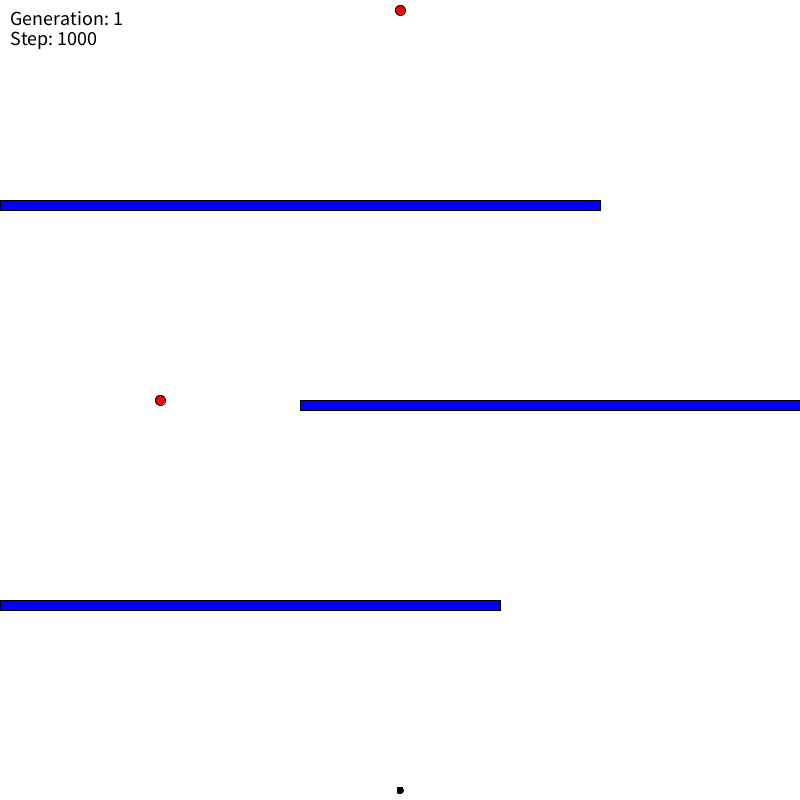
Frame 1 (no input)
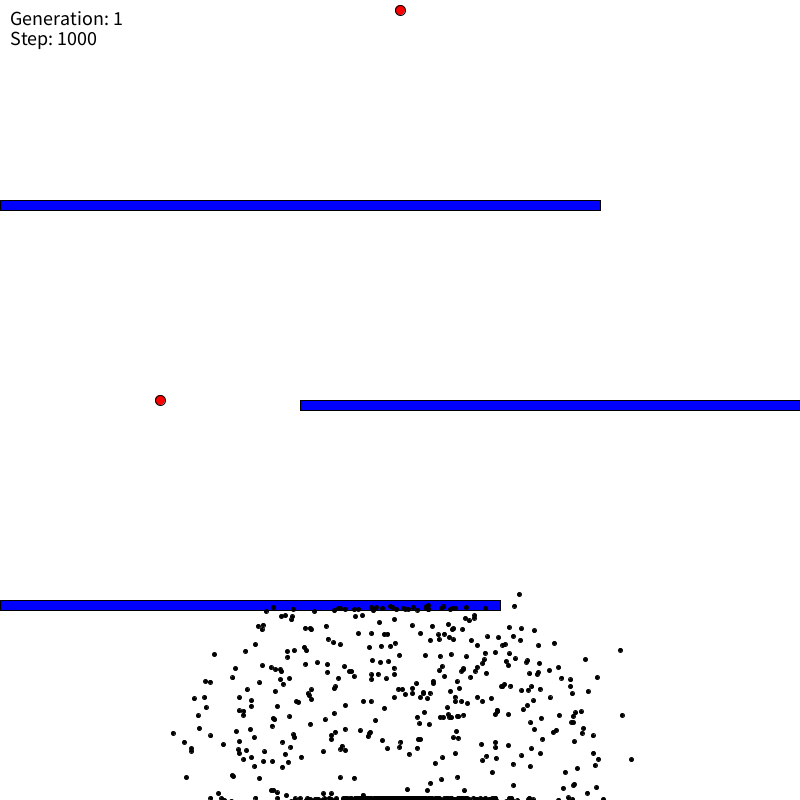
Frame 60 (the mouse pressed at the canvas centre just before this capture)
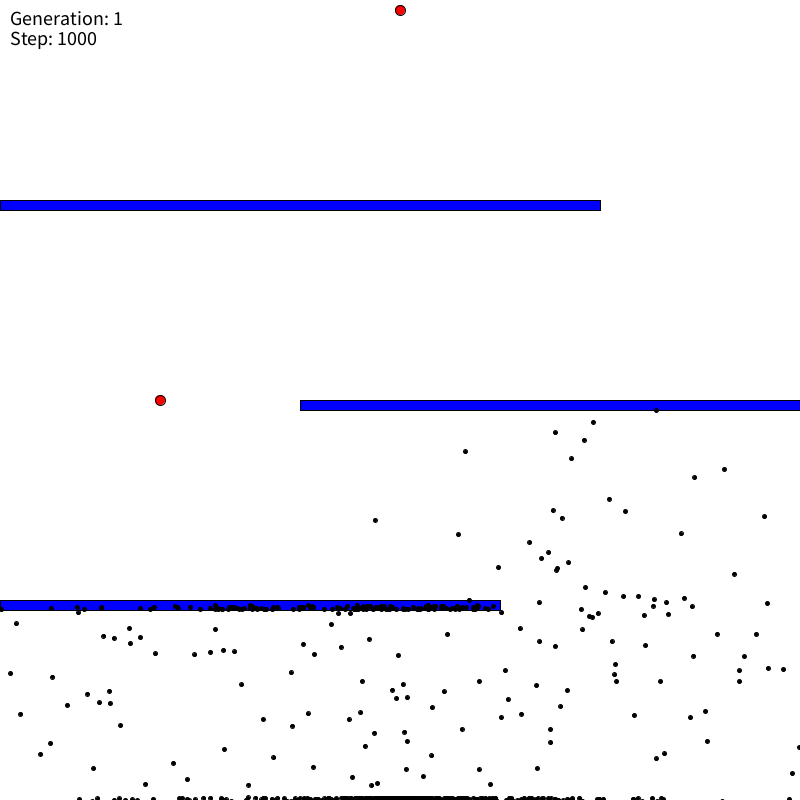
Frame 120 (the mouse held since frame 60 and released just before this capture)

The Processing sketch that drew these frames (run headless with seeded random() and noise(); from frame 60 on, the mouse is pressed at the canvas centre):

// Processing sketch: GeneticAlgorithm
// ── GeneticAlgorithm.pde
Population test;
PVector goal1  = new PVector(400, 10);
PVector goal2 = new PVector(160, 400);


void setup() {
  size(800, 800); //size of the window
  frameRate(100);//increase this to make the dots go faster
  test = new Population(1000);//create a new population with 1000 members
}


void draw() { 
  background(255);
  fill(0);
  textSize(20);
  text("Generation: "+ test.gen, 10, 25 );
  text("Step: " + test.minStep, 10, 45);
  //draw goal
  fill(255, 0, 0);
  ellipse(goal1.x, goal1.y, 10, 10);
  ellipse(goal2.x, goal2.y, 10, 10);

  //draw obstacle(s)
  fill(0, 0, 255);

  rect(0, 200, 600, 10);
  
  rect(300, 400, 500, 10);
  
  rect(0, 600, 500, 10);


  if (test.allDotsDead()) {
    //genetic algorithm
    test.calculateFitness();
    test.naturalSelection();
    test.mutateDemBabies();
  } else {
    //if any of the dots are still alive then update and then show them

    test.update();
    test.show();
  }
}

// ── Brain.pde
class Brain {
  PVector[] directions;//series of vectors which get the dot to the goal (hopefully)
  int step = 0;


  Brain(int size) {
    directions = new PVector[size];
    randomize();
  }

  //--------------------------------------------------------------------------------------------------------------------------------
  //sets all the vectors in directions to a random vector with length 1
  void randomize() {
    for (int i = 0; i< directions.length; i++) {
      float randomAngle = random(2*PI);
      directions[i] = PVector.fromAngle(randomAngle);
    }
  }

  //-------------------------------------------------------------------------------------------------------------------------------------
  //returns a perfect copy of this brain object
  Brain clone() {
    Brain clone = new Brain(directions.length);
    for (int i = 0; i < directions.length; i++) {
      clone.directions[i] = directions[i].copy();
    }

    return clone;
  }

  //----------------------------------------------------------------------------------------------------------------------------------------

  //mutates the brain by setting some of the directions to random vectors
  void mutate() {
    float mutationRate = 0.02;//chance that any vector in directions gets changed
    for (int i =0; i< directions.length; i++) {
      float rand = random(1);
      if (rand < mutationRate) {
        //set this direction as a random direction 
        float randomAngle = random(2*PI);
        directions[i] = PVector.fromAngle(randomAngle);
      }
    }
  }
}

// ── Dot.pde
class Dot {
  PVector pos;
  PVector vel;
  PVector acc;
  Brain brain;

  boolean dead = false;
  boolean reachedGoal = false;
  boolean isBest = false;//true if this dot is the best dot from the previous generation

  float fitness = 0;

  Dot() {
    brain = new Brain(1000);//new brain with 1000 instructions

    //start the dots at the bottom of the window with a no velocity or acceleration
    pos = new PVector(width/2, height- 10);
    vel = new PVector(0, 0);
    acc = new PVector(0, 0);
  }


  //-----------------------------------------------------------------------------------------------------------------
  //draws the dot on the screen
  void show() {
    //if this dot is the best dot from the previous generation then draw it as a big green dot
    if (isBest) {
      fill(0, 255, 0);
      ellipse(pos.x, pos.y, 8, 8);
    } else {//all other dots are just smaller black dots
      fill(0);
      ellipse(pos.x, pos.y, 4, 4);
    }
  }

  //-----------------------------------------------------------------------------------------------------------------------
  //moves the dot according to the brains directions
  void move() {

    if (brain.directions.length > brain.step) {//if there are still directions left then set the acceleration as the next PVector in the direcitons array
      acc = brain.directions[brain.step];
      brain.step++;
    } else {//if at the end of the directions array then the dot is dead
      dead = true;
    }

    //apply the acceleration and move the dot
    vel.add(acc);
    vel.limit(5);//not too fast
    pos.add(vel);
  }

  //-------------------------------------------------------------------------------------------------------------------
  //calls the move function and check for collisions and stuff
  void update() {
    if (!dead && !reachedGoal) {
      move();
      if (pos.x< 2|| pos.y<2 || pos.x>width-2 || pos.y>height -2) {//if near the edges of the window then kill it 
        dead = true;
      } else if (dist(pos.x, pos.y, goal1.x, goal1.y) < 5) {//if reached goal

        reachedGoal = true;
      } else if (pos.x< 600 && pos.y < 210 && pos.x > 0 && pos.y > 200) {//if hit obstacle
        dead = true;
      } else if(pos.x<800 && pos.y < 410 && pos.x > 300 && pos.y > 400){
        dead = true;
      }else if( pos.x < 500 && pos.y < 610 && pos.x > 0 && pos.y > 600)
      {
        dead = true;
      }
    }
  }
  
  


  //--------------------------------------------------------------------------------------------------------------------------------------
  //calculates the fitness
  void calculateFitness() {
    if (reachedGoal) {//if the dot reached the goal then the fitness is based on the amount of steps it took to get there
      fitness = 1.0/16.0 + 10000.0/(float)(brain.step * brain.step);
    } else {//if the dot didn't reach the goal then the fitness is based on how close it is to the goal
      float distanceToGoal = dist(pos.x, pos.y, goal1.x, goal1.y);
      fitness = 1.0/(distanceToGoal * distanceToGoal);
    }
  }
  
  void unfit(){
    fitness = 0;
    
  }

  //---------------------------------------------------------------------------------------------------------------------------------------
  //clone it 
  Dot gimmeBaby() {
    Dot baby = new Dot();
    baby.brain = brain.clone();//babies have the same brain as their parents
    return baby;
  }
}

// ── Population.pde
class Population {
  Dot[] dots;

  float fitnessSum;
  int gen = 1;

  int bestDot = 0;//the index of the best dot in the dots[]

  int minStep = 1000;

  Population(int size) {
    dots = new Dot[size];
    for (int i = 0; i< size; i++) {
      dots[i] = new Dot();
    }
  }


  //------------------------------------------------------------------------------------------------------------------------------
  //show all dots
  void show() {
    for (int i = 1; i< dots.length; i++) {
      dots[i].show();
    }
    dots[0].show();
  }

  //-------------------------------------------------------------------------------------------------------------------------------
  //update all dots 
  void update() {
    for (int i = 0; i< dots.length; i++) {
      if (dots[i].brain.step > minStep) {//if the dot has already taken more steps than the best dot has taken to reach the goal
        dots[i].dead = true;//then it dead
      } else {
        dots[i].update();
      }
    }
  }

  //-----------------------------------------------------------------------------------------------------------------------------------
  //calculate all the fitnesses
  void calculateFitness() {
    for (int i = 0; i< dots.length; i++) {
      dots[i].calculateFitness();
    }
  }


  //------------------------------------------------------------------------------------------------------------------------------------
  //returns whether all the dots are either dead or have reached the goal
  boolean allDotsDead() {
    for (int i = 0; i< dots.length; i++) {
      if (!dots[i].dead && !dots[i].reachedGoal) { 
        return false;
      }
    }

    return true;
  }



  //-------------------------------------------------------------------------------------------------------------------------------------

  //gets the next generation of dots
  void naturalSelection() {
    Dot[] newDots = new Dot[dots.length];//next gen
    setBestDot();
    calculateFitnessSum();

    //the champion lives on 
    newDots[0] = dots[bestDot].gimmeBaby();
    newDots[0].isBest = true;
    for (int i = 1; i< newDots.length; i++) {
      //select parent based on fitness
      Dot parent = selectParent();

      //get baby from them
      newDots[i] = parent.gimmeBaby();
    }

    dots = newDots.clone();
    gen ++;
  }


  //--------------------------------------------------------------------------------------------------------------------------------------
  //you get it
  void calculateFitnessSum() {
    fitnessSum = 0;
    for (int i = 0; i< dots.length; i++) {
      
     if(gen > 50 && dots[i].dead)
     {
       dots[i].unfit();
     }
     
     fitnessSum += dots[i].fitness;
    }
  }

  //-------------------------------------------------------------------------------------------------------------------------------------

  //chooses dot from the population to return randomly(considering fitness)

  //this function works by randomly choosing a value between 0 and the sum of all the fitnesses
  //then go through all the dots and add their fitness to a running sum and if that sum is greater than the random value generated that dot is chosen
  //since dots with a higher fitness function add more to the running sum then they have a higher chance of being chosen
  Dot selectParent() {
    float rand = random(fitnessSum);


    float runningSum = 0;

    for (int i = 0; i< dots.length; i++) {
      runningSum+= dots[i].fitness;
      if (runningSum > rand) {
        return dots[i];
      }
    }

    //should never get to this point

    return null;
  }

  //------------------------------------------------------------------------------------------------------------------------------------------
  //mutates all the brains of the babies
  void mutateDemBabies() {
    for (int i = 1; i< dots.length; i++) {
      dots[i].brain.mutate();
    }
  }

  //---------------------------------------------------------------------------------------------------------------------------------------------
  //finds the dot with the highest fitness and sets it as the best dot
  void setBestDot() {
    float max = 0;
    int maxIndex = 0;
    for (int i = 0; i< dots.length; i++) {
      if (dots[i].fitness > max) {
        max = dots[i].fitness;
        maxIndex = i;
      }
    }

    bestDot = maxIndex;

    //if this dot reached the goal then reset the minimum number of steps it takes to get to the goal
    if (dots[bestDot].reachedGoal) {
      minStep = dots[bestDot].brain.step;
      print("Gen: ", gen,"\n");
      print("step:", minStep,"\n");
      
    }
  }
}
